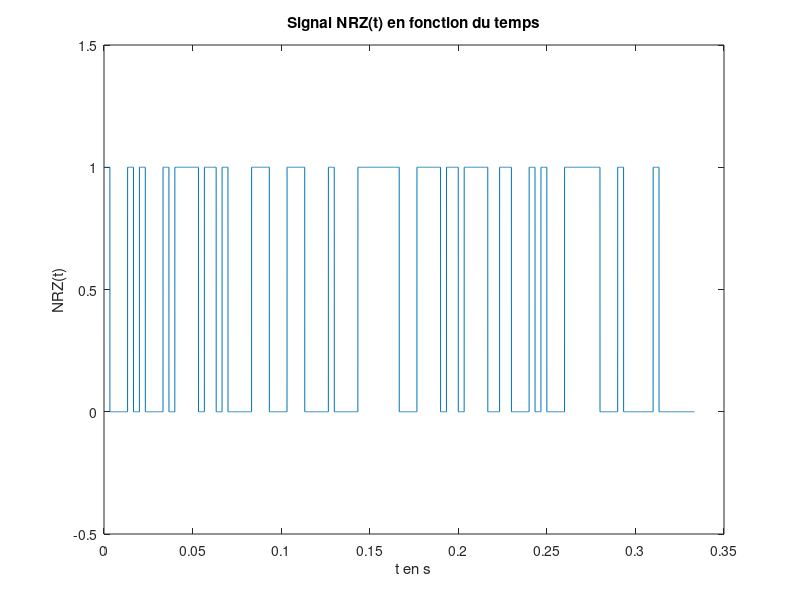

MATLAB code to generate this figure: (Note: this script raises an error after producing the figure.)
clear all
close all
clc

% Paramètres
F0 = 6000; % Fréquence bits 0 en Hz
F1 = 2000; % Fréquence bits 1 en Hz
Fe = 48000; % Fréquence d'échantillonage en Hz
Te = 1/Fe; % Période d'échantillonage en secondes
Ts = 1/300; % s/bits, le débit souhaité max est de 300 bits/seconde

Ns = floor(Ts/Te); % échantillons/bits, on prend la partie entière, Ts = Ns*Te
Nb_bits = 100; % Nombre de bits du signal émis
Nb_echantillons = Nb_bits*Ns; % Nombre d'échantillons
Null = 2000;

donnees = randi(0:1, Nb_bits, 1); % Génération de Nb_bits 0 ou 1 de manière aléatoire
NRZ = zeros(Nb_echantillons,1); % Initialisation du signal NRZ avec Nb_echantillons echantillons
T = ([0:Nb_echantillons-1]*Te)'; % Le signal est tracé de 0 à (Nb_echantillons-1)*Te secondes,
                                 % avec un pas de Te

                                 
%% 3.Modem de fréquence - Démodulation par filtrage
        

%3.1 Construction du signal modulé en fréquence

%3.1.1.1 Génération du signal NRZ 
for i = 1:Nb_bits
    NRZ((i-1)*Ns+1:i*Ns) = donnees(i); 
end;

%3.1.1.2 Tracé du signal NRZ(t) en fonction du temps
figure; % figure 1
plot(T,NRZ);
ylim([-0.5 1.5]);
xlabel('t en s');
ylabel('NRZ(t)');
title('Signal NRZ(t) en fonction du temps');

%3.1.1.3 Tracé de la DSP de NRZ théorique et expérimentale
[DSP_NRZ_Th,f] = DSP_rectangulaire(Nb_echantillons,Fe,NRZ,0);
figure; % figure 2
subplot(211);
semilogy(f,DSP_NRZ_Th);
xlabel('f en Hz');
ylabel('DSP NRZ Th(f)');
title('DSP théorique de NRZ en fonction de f');

DSP_NRZ_Exp = (Ts*sinc(pi*f*Ts).^2 + dirac(f))/4;
%figure;
subplot(212);
semilogy(f,DSP_NRZ_Exp);
xlabel('f en Hz');
ylabel('DSP NRZ Exp(f)');
title('DSP expérimentale de NRZ en fonction de f');

% pwelch à tester plus tard

%3.1.2.1 Génération du signal x(t) modulé en fréquence
phi0 = rand*2*pi;
phi1 = rand*2*pi;
Cos0 = cos(2*pi*F0*T + phi0);
Cos1 = cos(2*pi*F1*T + phi1);
%Un = eye(size(NRZ));

x_module = (1 - NRZ).*Cos0 + NRZ.*Cos1;

%3.1.2.2 Tracé du signal x(t) en fonction du temps
figure; % figure 3
plot(T,x_module);
ylim([-1.5 1.5]);
xlim([0.05 0.08]);
xlabel('t en s');
ylabel('x(t)');
title('Signal x(t) en fonction de t');

%3.1.2.3 Calcul de la DSP de x(t) en fonction de la DSP de NRZ
% DSP_NRZ_plus_F1 = DSP_rectangulaire(Nb_echantillons,Fe,NRZ,F1);
% DSP_NRZ_plus_F0 = DSP_rectangulaire(Nb_echantillons,Fe,NRZ,F0);
% DSP_NRZ_moins_F1 = DSP_rectangulaire(Nb_echantillons,Fe,NRZ,-F1);
% DSP_NRZ_moins_F0 = DSP_rectangulaire(Nb_echantillons,Fe,NRZ,-F0);
% DSP_X_Exp = (dirac(f-F1) + dirac(f+F1) - dirac(f-F0) - dirac(f-F1))*DSP_NRZ_Exp/4;

%3.1.2.4 Tracé de la DSP de x(t) théorique et expérimentale
DSP_X_Th = DSP_rectangulaire(Nb_echantillons,Fe,x_module,0);
figure; % figure 4
subplot(211);
%ylim([1e-04 10]);
%xlim([-6000 6000]);
semilogy(f,DSP_X_Th);
xlabel('f en Hz');
ylabel('DSP X Th(f)');
title('DSP X théorique en fonction de f');

subplot(212);
%ylim([1e-04 10]);
%xlim([-6000 6000]);
% semilogy(f,DSP_X_Exp);
% xlabel('f en Hz');
% ylabel('DSP X Exp(f)');
% title('DSP X expérimental en fonction de f');

% S_x = abs(fft(x_module).^2)/length(x_module);
% figure; 
% subplot(411);
% semilogy(S_x);
% subplot(412);
% pwelch(x_module);

%3.2 Canal de transmission à bruit additif, blanc et Gaussien
Px = mean(abs(x_module).^2);
SNR = 10;
sigma = sqrt(Px*10^(-SNR/10));
bruit = sigma*randn(1,Nb_echantillons);

figure; % figure 5 
plot(T,bruit);
ylim([-1.5 1.5]);
xlabel('Temps (secondes)');
ylabel('bruit');
title('Tracé du bruit en fonction du temps');

x_bruite = x_module + transpose(bruit);
figure; % figure 6 
subplot(211);
plot(T,x_module);
ylim([-1.5 1.5]);
xlim([0.05 0.06]);
xlabel('t en s');
ylabel('x(t) sans bruit');
title('Signal x(t) avant ajout du bruit en fonction du temps pour SNR = 10');

subplot(212);
plot(T,x_bruite);
ylim([-1.5 1.5]);
xlim([0.05 0.06]);
xlabel('Temps (secondes)');
ylabel('x bruite');
title('Tracé du signal x bruite en fonction du temps pour SNR = 10');

%3.3 Démodulation par filtrage

%3.3.1 Filtre passe-bas
ordre = 60;
g = Fe*(1:length(x_module))/length(x_module);
fc = 4000; %Hz
intervalle = (-ordre*Te:Te:ordre*Te);

figure;
h = (2*fc/Fe)*sinc(2*fc*intervalle);
H_passe_bas = abs(fftshift(fft(h)));
Freq = (-(2*ordre+1)/2:(2*ordre+1)/2-1)*(Fe/(2*ordre+1));
z = filter(h,[1],x_module);
Z = abs(fft(z));
% plot(Freq,H_passe_bas);
% plot(g, abs(fft(x_module)));
% hold on;
% plot(g, Z);
plot(T,z);

%3.3.2 Filtre passe-haut
H_passe_haut = 1 - H_passe_bas;
h_passe_haut = - h;
h_passe_haut(ordre+1) = h_passe_haut(ordre+1) + 1;
y = filter(h_passe_haut,[1],x_module);
figure;
% plot(Freq, H_passe_haut);
% plot(intervalle, h_passe_haut);
plot(T,y);
